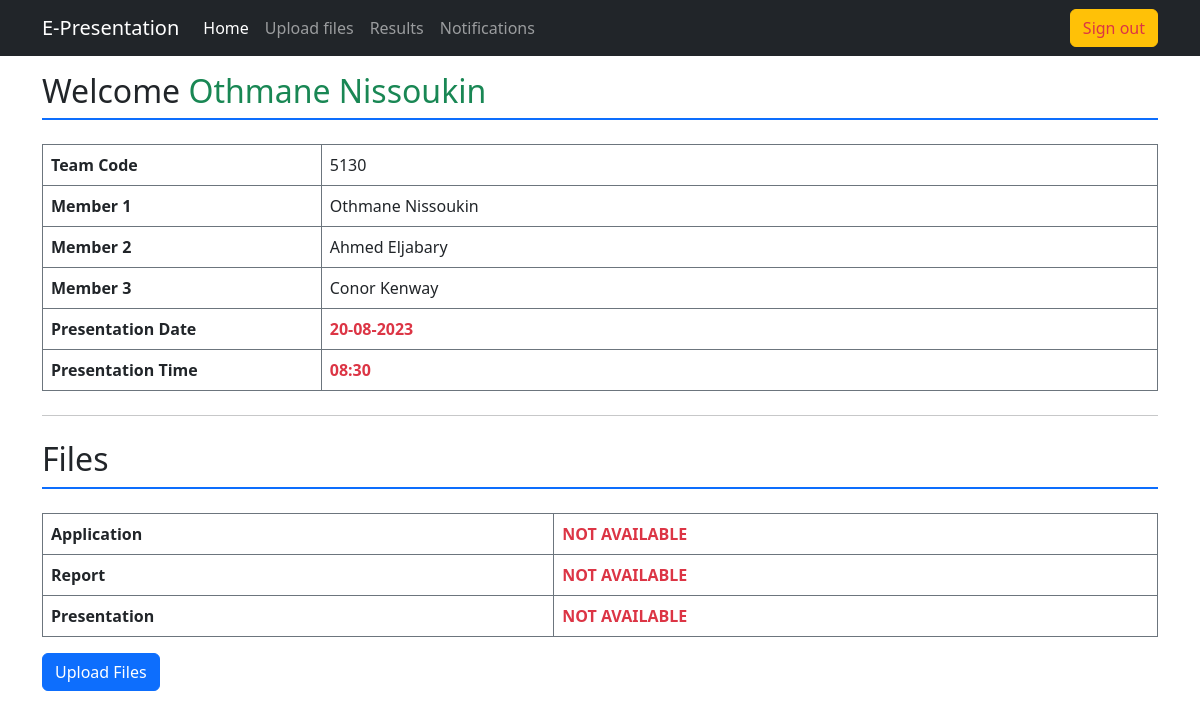
/index.php?action=team_homepage (signed in), run on the app's committed database.
### tables this page shows
CREATE TABLE `trainee` (
  `trainee_id` int(11) NOT NULL,
  `team_code` varchar(8) NOT NULL,
  `fullname` varchar(255) NOT NULL,
  `trainee_login` varchar(16) NOT NULL,
  `trainee_password` varchar(255) NOT NULL DEFAULT '246810',
  `status` enum('active','inactive') NOT NULL DEFAULT 'inactive'
);

CREATE TABLE `team` (
  `team_code` varchar(8) NOT NULL,
  `group_code` varchar(10) NOT NULL,
  `presentation_date` date DEFAULT NULL,
  `presentation_time` time DEFAULT NULL,
  `status` enum('Done','Ready','Not Ready') DEFAULT 'Not Ready'
);

### controller/layouts_rendering.php (called while the page is built, shortened)
<?php
    class LayoutRendering {
        static function team_homepage_layout() {
            $team_code = $_SESSION["team_code"];
            $team_data = PresentationModel::retrieve_teams_data($team_code);
            $team_members = TraineeModel::get_team_members($team_code);
            $active_user = TraineeModel::get_trainee($_SESSION["user"])["fullname"];
            $app_info = FileModel::retrieve_path($team_code, "application");
            $report_info = FileModel::retrieve_path($team_code, "report");
            $presentation_info = FileModel::retrieve_path($team_code, "presentation");
            require "view/teams/team_homepage.php";
        }
    }

### model/trainee_model.php (called while the page is built, shortened)
<?php
    class TraineeModel {
        static function get_team_members($team_code) {
            $connection = PresentationModel::connection();
            $query = $connection->prepare("
                SELECT * FROM trainee
                WHERE team_code = :team_code");
            $query->execute([":team_code" => $team_code]);
            return $query->fetchALL(PDO::FETCH_ASSOC);
        }
        static function get_trainee($trainee_id) {
            $connection = PresentationModel::connection();
            $query = $connection->prepare("SELECT * FROM trainee WHERE trainee_id = :trainee_id");
            $query->execute([":trainee_id" => $trainee_id]);
            return $query->fetch(PDO::FETCH_ASSOC);
        }
    }

### model/team_model.php (called while the page is built, shortened)
<?php
    class PresentationModel {
        static function connection() {
            $username = "root";
            $password = "";
            $host = "localhost";
            $dbname = "e-presentations";
            $dsn = "mysql:host=$host;dbname=$dbname";
            try {
                return new PDO($dsn, $username, $password);
            } catch (PDOException $err) {
                echo "<div class='alert alert-danger'>Database connection couldn't be established</div>";
                $err->getMessage();
            }
        }
        static function retrieve_teams_data($team_code) {
            $connection = self::connection();
            $query = $connection->prepare("SELECT * FROM team  WHERE team_code = :team_code");
            $query->execute([":team_code" => $team_code]);
            return $query->fetch(PDO::FETCH_ASSOC);
        }
    }
?>

### view/teams/team_homepage.php (the view, shortened to what this page needs)
<h2 class="border-bottom pb-2 border-2 border-primary mb-4">Welcome <span class="text-success"><?= $active_user ?></span></h2>
<table class="table table-bordered border-secondary table-hover border-striped">
    <tr>
        <td class="fw-bold w-25">Team Code</td>
        <td>
            <?= $team_data["team_code"] ?>
        </td>
    </tr>
    <tr>
        <td class="fw-bold">Member 1</td>
        <td>
            <?= isset($team_members[0]) ? $team_members[0]["fullname"] : "------" ?>
        </td>
    </tr>
    <tr>
        <td class="fw-bold">Member 2</td>
        <td>
            <?= isset($team_members[1]) ? $team_members[1]["fullname"] : "------" ?>
        </td>
    </tr>
    <tr>
        <td class="fw-bold">Member 3</td>
        <td>
            <?= isset($team_members[2]) ? $team_members[2]["fullname"] : "------" ?>
        </td>
    </tr>
    <tr>
        <td class="fw-bold">Presentation Date</td>
        <td class="text-danger fw-bold"><?= $team_data["presentation_date"] == "0000-00-00"? "Unknown": implode("-", array_reverse(explode("-", $team_data["presentation_date"])))?></td>
    </tr>
    <tr>
        <td class="fw-bold">Presentation Time</td>
        <td class="text-danger fw-bold"><?= $team_data["presentation_time"] == "00:00:00"? "Unknown": substr($team_data["presentation_time"], 0, 5)?></td>
    </tr>
</table>
    <hr class="my-4" />
    <h2 class="border-bottom pb-2 border-2 border-primary mb-4">Files</h2>
    <table class="table table-bordered border-secondary table-hover border-striped">
    <tr>
        <td class="fw-bold">Application</td>
            <?php if (empty($app_info)): ?>
                <td class="fw-bold text-danger">NOT AVAILABLE</td>
            <?php endif;?>
    </tr>
    <tr>
        <td class="fw-bold">Report</td>
            <?php if (empty($report_info)): ?>
                <td class="fw-bold text-danger">NOT AVAILABLE</td>
            <?php endif;?>
    </tr>
    <tr>
        <td class="fw-bold">Presentation</td>
            <?php if (empty($presentation_info)): ?>
                <td class="fw-bold text-danger">NOT AVAILABLE</td>
            <?php endif;?>
    </tr>
    </table>
    <a href="index.php?action=upload" class="btn btn-primary me-3 mb-3">Upload Files</a>
<?php
    require "view/master.php";
?>

### data on the page
trainee: fullname "Othmane Nissoukin"
team: team_code "5130", presentation_date "20-08-2023", presentation_time "08:30"
trainee: fullname "Ahmed Eljabary"
trainee: fullname "Conor Kenway"
